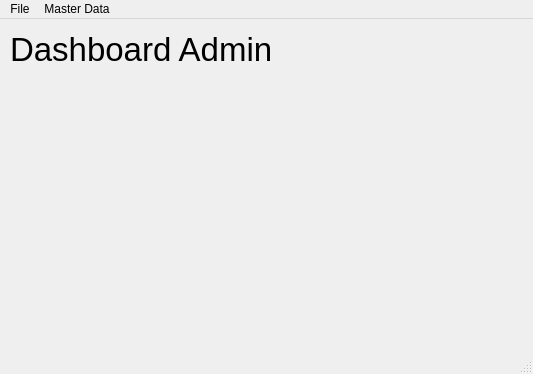
<?xml version="1.0" encoding="UTF-8"?>
<ui version="4.0">
 <class>MainWindow</class>
 <widget class="QMainWindow" name="MainWindow">
  <property name="geometry">
   <rect>
    <x>0</x>
    <y>0</y>
    <width>533</width>
    <height>374</height>
   </rect>
  </property>
  <property name="windowTitle">
   <string>MainWindow</string>
  </property>
  <widget class="QWidget" name="centralwidget">
   <widget class="QLabel" name="label">
    <property name="geometry">
     <rect>
      <x>10</x>
      <y>0</y>
      <width>281</width>
      <height>61</height>
     </rect>
    </property>
    <property name="font">
     <font>
      <pointsize>25</pointsize>
     </font>
    </property>
    <property name="text">
     <string>Dashboard Admin</string>
    </property>
   </widget>
  </widget>
  <widget class="QMenuBar" name="menubar">
   <property name="geometry">
    <rect>
     <x>0</x>
     <y>0</y>
     <width>533</width>
     <height>21</height>
    </rect>
   </property>
   <widget class="QMenu" name="menuFile">
    <property name="title">
     <string>File</string>
    </property>
    <addaction name="actionExit"/>
   </widget>
   <widget class="QMenu" name="menuMaster_Data">
    <property name="title">
     <string>Master Data</string>
    </property>
    <addaction name="actionMatakuliah_2"/>
   </widget>
   <addaction name="menuFile"/>
   <addaction name="menuMaster_Data"/>
  </widget>
  <widget class="QStatusBar" name="statusbar"/>
  <action name="actionExit">
   <property name="text">
    <string>Exit</string>
   </property>
  </action>
  <action name="actionMenu_Admin_1">
   <property name="text">
    <string>Menu Admin 1</string>
   </property>
  </action>
  <action name="actionMenu_Admin_2">
   <property name="text">
    <string>Menu Admin 2</string>
   </property>
  </action>
  <action name="actionMenu_Admin_3">
   <property name="text">
    <string>Menu Admin 3</string>
   </property>
  </action>
  <action name="actionMatakuliah">
   <property name="text">
    <string>Matakuliah</string>
   </property>
  </action>
  <action name="actionBuku">
   <property name="text">
    <string>Buku</string>
   </property>
  </action>
  <action name="actionAnggota">
   <property name="text">
    <string>Anggota</string>
   </property>
  </action>
  <action name="actionPenerbit">
   <property name="text">
    <string>Penerbit</string>
   </property>
  </action>
  <action name="actionMatakuliah_2">
   <property name="text">
    <string>Matakuliah</string>
   </property>
  </action>
 </widget>
 <resources/>
 <connections/>
</ui>
